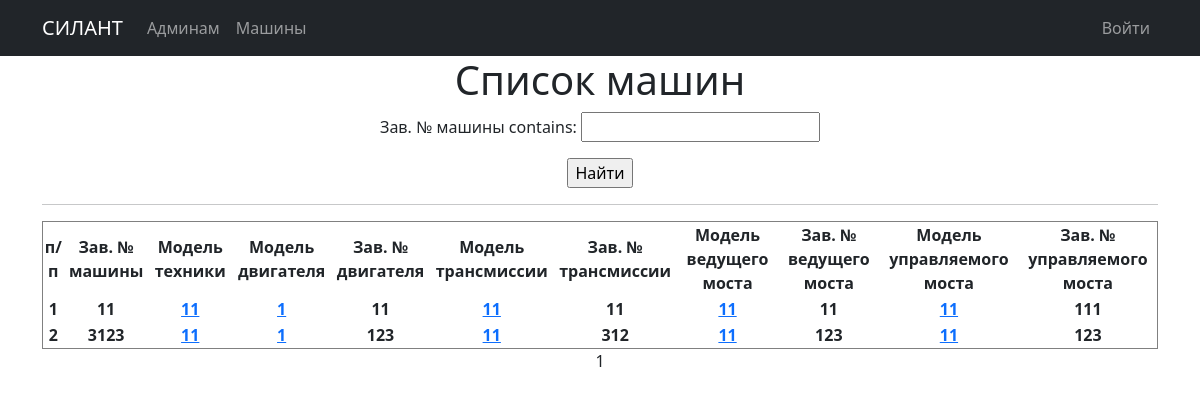
Screenshot of /cars/ with the database file from the repository.
### silant/models.py (models this page shows, shortened)
class Car(models.Model):
    serial_number = models.TextField(max_length=30, unique=True, db_index=True, verbose_name='Зав. № машины')
    technique_model = models.ForeignKey(Technique_model, on_delete=models.CASCADE, db_index=True, verbose_name='Модель техники')
    engine_model = models.ForeignKey(Engine_model, on_delete=models.CASCADE, db_index=True, verbose_name='Модель двигателя')
    engine_number = models.TextField(max_length=30, verbose_name='Зав. № двигателя')
    transmission_model = models.ForeignKey(Transmission_model, on_delete=models.CASCADE, db_index=True, verbose_name='Модель трансмиссии')
    transmission_number = models.TextField(max_length=50, verbose_name='Зав. № трансмиссии')
    drive_axle_model = models.ForeignKey(Drive_axle_model, on_delete=models.CASCADE, db_index=True, verbose_name='Модель ведущего моста')
    drive_axle_number = models.TextField(max_length=50, verbose_name='Зав. № ведущего моста')
    steerable_axle_model = models.ForeignKey(Steerable_axle_model, on_delete=models.CASCADE, db_index=True, verbose_name='Модель управляемого моста')
    steerable_axle_number = models.TextField(max_length=50, verbose_name='Зав. № управляемого моста')
    supply_contract = models.TextField(max_length=50, blank=True, verbose_name='Договор поставки №, дата.')
    shipping_date = models.DateField(db_index=True, verbose_name='Дата отгрузки с завода')
    consignee = models.TextField(max_length=50, blank=True, verbose_name='Грузополучатель (конечный потребитель)')
    delivery_address = models.TextField(max_length=150, blank=True, verbose_name='Адрес поставки (эксплуатации)')
    equipment = models.TextField(max_length=150, blank=True, verbose_name='Комплектация (доп. опции)')
    client = models.ForeignKey(User, on_delete=models.CASCADE, null=True, blank=True, verbose_name='Клиент')
    service_company = models.ForeignKey(Service_company, on_delete=models.CASCADE, blank=True, verbose_name='Сервисная организация')
    class Meta:
        verbose_name = 'Машины'
        verbose_name_plural = 'Машины'
        ordering = ['shipping_date']

class Base_dictionary(models.Model):
    name = models.TextField(unique=True, verbose_name='Название')
    description = models.TextField(blank=True, verbose_name='Описание')
    class Meta:
        abstract = True
    def __str__(self):
        return f'{self.name}'

class Technique_model(Base_dictionary):
    class Meta:
        verbose_name = 'Модель техники'
        verbose_name_plural = 'Модели техники'

class Engine_model(Base_dictionary):
    class Meta:
        verbose_name = 'Модель двигателя'
        verbose_name_plural = 'Модели двигателя'

class Transmission_model(Base_dictionary):
    class Meta:
        verbose_name = 'Модель трансмиссии'
        verbose_name_plural = 'Модели трансмиссии'

class Drive_axle_model(Base_dictionary):
    class Meta:
        verbose_name = 'Модель ведущего моста'
        verbose_name_plural = 'Модели ведущего моста'

class Steerable_axle_model(Base_dictionary):
    class Meta:
        verbose_name = 'Модель управляемого моста'
        verbose_name_plural = 'Модели управляемого моста'

### silant/views.py (the view)
# urls.py: path('', CarList.as_view()),
class CarList(ListView): #Общий список машин
    model = Car
    ordering = 'shipping_date'
    template_name = 'cars.html'
    context_object_name = 'cars'
    paginate_by = 10
    def get_queryset(self):
        queryset = super().get_queryset()
        if self.request.user.is_authenticated:
            self.filterset = CarFilter(self.request.GET, queryset)
        else:
            self.filterset = CarFilterNoAut(self.request.GET, queryset)
        return self.filterset.qs
    def get_context_data(self, **kwargs):
        context = super().get_context_data(**kwargs)
        context['filterset'] = self.filterset
        return context

### templates/Cars.html (shortened to what this page needs)
{% extends 'flatpages/default.html' %}
{% block content %}
    <h1>Список машин</h1>
    <form action="" method="get">
            {{ filterset.form.as_p }}
            <input type="submit" value="Найти" />
        </form>
    <hr>
    {% if cars %}
        <table border="1" style="text-align:center">
           <tr>
                <td><b>п/п</b></td>
                <td><b>Зав. № машины</b></td>
                <td><b>Модель техники</b></td>
                <td><b>Модель двигателя</b></td>
                <td><b>Зав. № двигателя</b></td>
                <td><b>Модель трансмиссии</b></td>
                <td><b>Зав. № трансмиссии</b></td>
                <td><b>Модель ведущего моста</b></td>
                <td><b>Зав. № ведущего моста</b></td>
                <td><b>Модель управляемого моста</b></td>
                <td><b>Зав. № управляемого моста</b></td>
           </tr>
           {% for car in cars %}
           <tr>
                <td><b>{{ car.id }}</b></td>
                <td><b>{{ car.serial_number }}</b></td>
                <td><b><a href="dictionary/techniqueModel/{{car.technique_model.id}}/">{{ car.technique_model }}</a></b></td>
                <td><b><a href="dictionary/engineModel/{{car.engine_model.id}}/">{{ car.engine_model }}</a></b></td>
                <td><b>{{ car.engine_number }}</b></td>
                <td><b><a href="dictionary/transmissionModel/{{car.transmission_model.id}}/">{{ car.transmission_model }}</a></b></td>
                <td><b>{{ car.transmission_number }}</b></td>
                <td><b><a href="dictionary/driveAxleModel/{{car.drive_axle_model.id}}/">{{ car.drive_axle_model }}</a></b></td>
                <td><b>{{ car.drive_axle_number }}</b></td>
                <td><b><a href="dictionary/steerableAxleModel/{{car.steerable_axle_model.id}}/">{{ car.steerable_axle_model }}</a></b></td>
                <td><b>{{ car.steerable_axle_number }}</b></td>
           </tr>
           {% endfor %}
        </table>
    {% else %}
        <h2>машин нет!</h2>
    {% endif %}
    {{ page_obj.number }}
{% endblock content %}

### rows the page displays
Car: id "1", serial_number "11", technique_model "11", engine_model "1", engine_number "11", transmission_model "11", transmission_number "11", drive_axle_model "11", drive_axle_number "11", steerable_axle_model "11", steerable_axle_number "111"
Car: id "2", serial_number "3123", technique_model "11", engine_model "1", engine_number "123", transmission_model "11", transmission_number "312", drive_axle_model "11", drive_axle_number "123", steerable_axle_model "11", steerable_axle_number "123"

### other values shown
{{ page_obj.number }} "1"
